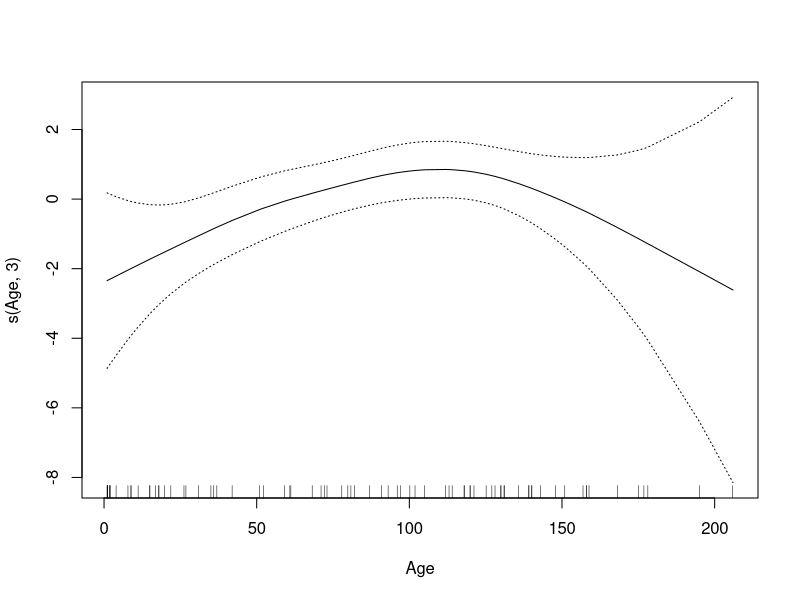
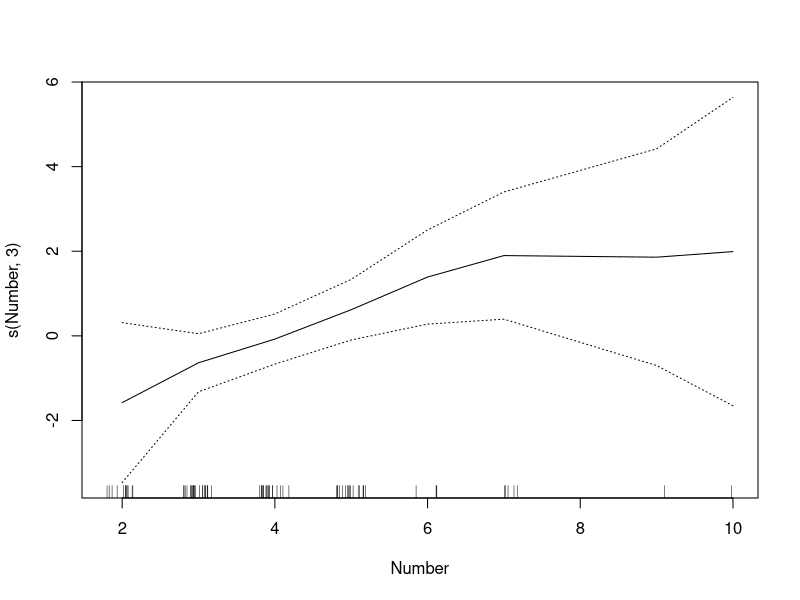

These figures' R source, in order: (Note: this script raises an error after producing the figures.)
library(gam)
data(kyphosis)
out = gam(Kyphosis~s(Age,3)+ s(Number,3),family=binomial,data=kyphosis)
out.pred = predict(out,se.fit=TRUE,type='response')
plot(out,se=T)

attach(kyphosis)
out = gam(Kyphosis~s(Age,3)+ s(Number,3),family=binomial,data=kyphosis)
Xtest = ??
out.pred = predict(out,Xtest,type='response')
